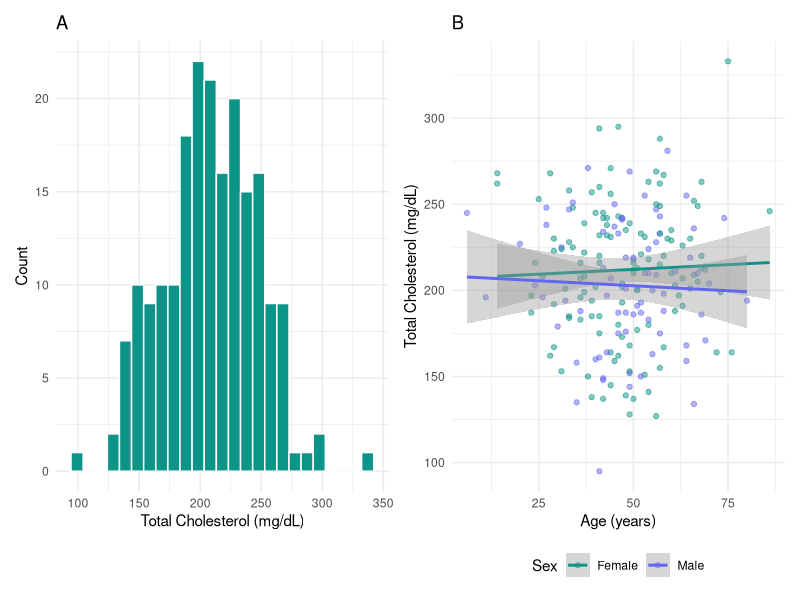
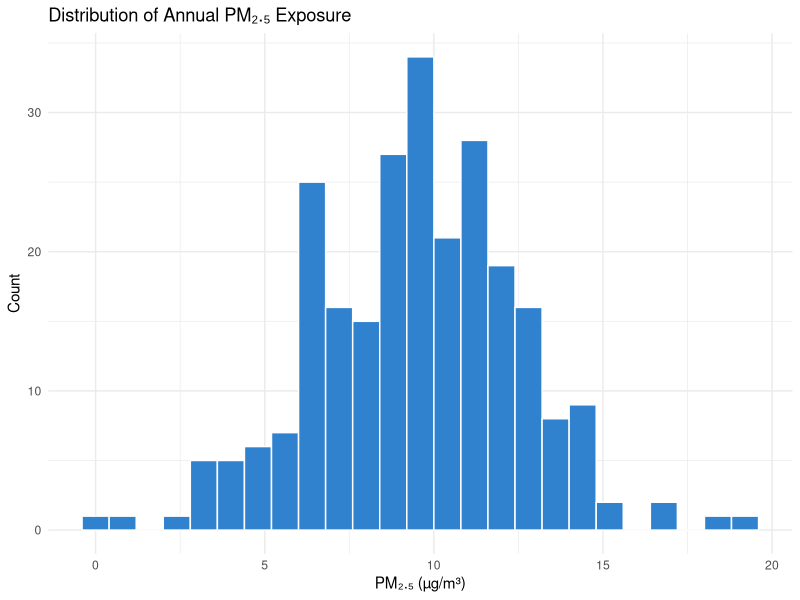
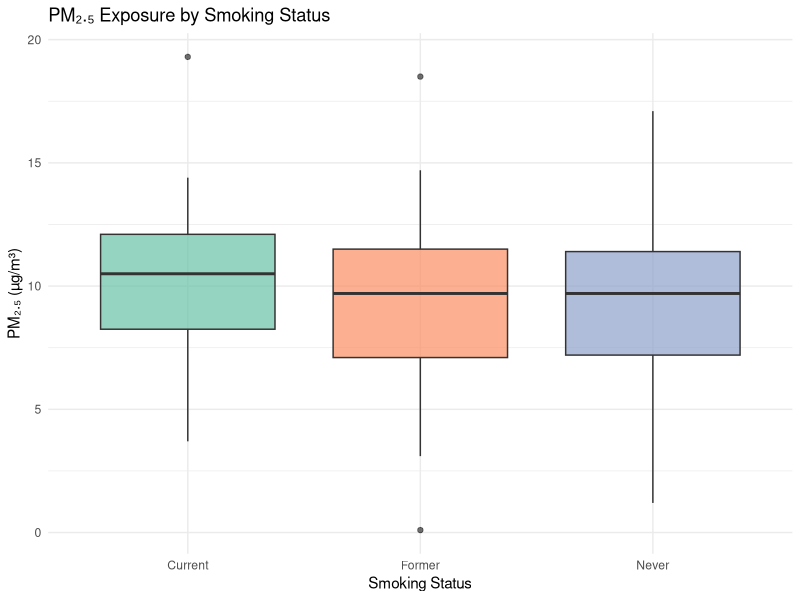
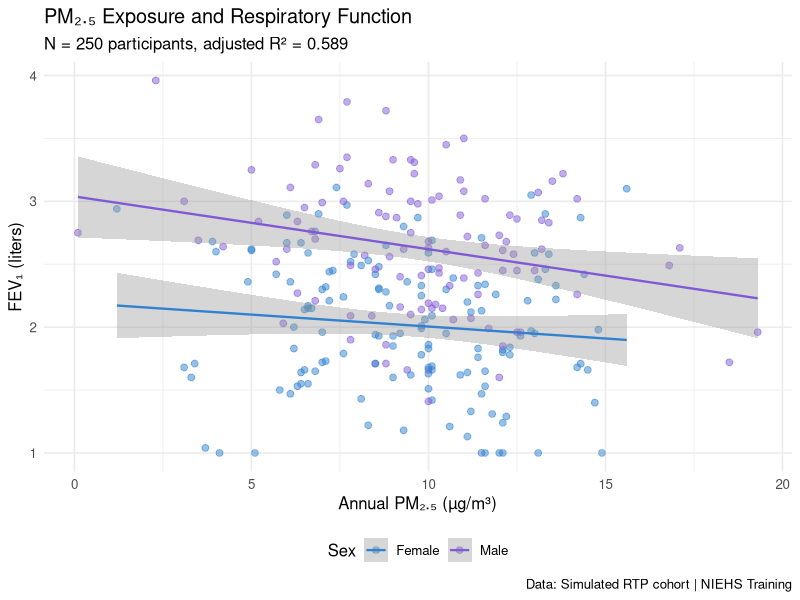

These figures' R source, in order:
## ---- chunk 1
knitr::opts_chunk$set(echo = TRUE, message = FALSE, warning = FALSE)
library(tidyverse)
library(knitr)
library(kableExtra)
library(broom)
## ---- chunk 2
chemicals <- c("PFOA", "PFOS", "PFNA", "PFHxS", "GenX")
half_life_years <- c(3.8, 5.4, 2.5, 8.5, NA)

data.frame(
  Chemical = chemicals,
  `Half-life (years)` = half_life_years,
  check.names = FALSE
)
## ---- chunk 3
set.seed(123)
bpa_data <- data.frame(
  participant_id = 1:80,
  bpa_concentration = round(rlnorm(80, meanlog = 0.5, sdlog = 0.9), 2),
  age_group = sample(c("18-39", "40-59", "60+"), 80, replace = TRUE)
)

reference_dose <- 5.0

n_total <- nrow(bpa_data)
mean_bpa <- round(mean(bpa_data$bpa_concentration), 2)
median_bpa <- round(median(bpa_data$bpa_concentration), 2)
pct_above <- round(mean(bpa_data$bpa_concentration > reference_dose) * 100, 1)
max_bpa <- round(max(bpa_data$bpa_concentration), 2)
## ---- chunk 4
# Recreate the participants data from Module 3
set.seed(42)
participants <- data.frame(
  ID = paste0("NIEHS-", sprintf("%04d", 1:50)),
  Age = round(rnorm(50, 45, 12)),
  Sex = sample(c("Female", "Male"), 50, replace = TRUE),
  BMI = round(rnorm(50, 27, 4.5), 1),
  PFOA_ng_mL = round(rlnorm(50, 1.2, 0.8), 2),
  PFOS_ng_mL = round(rlnorm(50, 1.5, 0.7), 2),
  Site = sample(c("RTP", "Durham", "Chapel Hill"), 50, replace = TRUE)
)

# Step 1: Summarize the data
summary_table <- participants %>%
  group_by(Sex) %>%
  summarise(
    N = n(),
    `Mean Age` = round(mean(Age), 1),
    `SD Age` = round(sd(Age), 1),
    `Mean BMI` = round(mean(BMI), 1),
    `SD BMI` = round(sd(BMI), 1),
    `Mean PFOA (ng/mL)` = round(mean(PFOA_ng_mL), 2),
    `SD PFOA` = round(sd(PFOA_ng_mL), 2),
    `Mean PFOS (ng/mL)` = round(mean(PFOS_ng_mL), 2),
    `SD PFOS` = round(sd(PFOS_ng_mL), 2)
  )

# Step 2: Display with kable
summary_table %>%
  kable(caption = "Table 1. Participant Characteristics by Sex") %>%
  kable_styling(
    bootstrap_options = c("striped", "hover"),
    full_width = FALSE
  ) %>%
  add_header_above(c(" " = 2, "Age" = 2, "BMI" = 2, "PFOA" = 2, "PFOS" = 2))
## ---- chunk 5
library(patchwork)

# Recreate biomarker data from Module 4
set.seed(42)
n <- 200
biomarker_data <- data.frame(
  age = round(rnorm(n, 48, 14)),
  sex = sample(c("Female", "Male"), n, replace = TRUE, prob = c(0.55, 0.45)),
  pfoa_serum = round(rlnorm(n, 0.8, 0.9), 2),
  cholesterol = round(rnorm(n, 210, 38)),
  site = sample(c("RTP", "Durham", "Chapel Hill"), n, replace = TRUE)
)

panel_a <- ggplot(biomarker_data, aes(x = cholesterol)) +
  geom_histogram(fill = "#0D9488", color = "white", bins = 25) +
  labs(title = "A",
       x = "Total Cholesterol (mg/dL)",
       y = "Count") +
  theme_minimal()

panel_b <- ggplot(biomarker_data, aes(x = age, y = cholesterol, color = sex)) +
  geom_point(alpha = 0.5, size = 1.5) +
  geom_smooth(method = "lm", se = TRUE) +
  scale_color_manual(values = c("Female" = "#0D9488", "Male" = "#6366F1")) +
  labs(title = "B",
       x = "Age (years)",
       y = "Total Cholesterol (mg/dL)",
       color = "Sex") +
  theme_minimal() +
  theme(legend.position = "bottom")

panel_a + panel_b
## ---- chunk 6
set.seed(42)
n <- 250

study_data <- data.frame(
  participant_id = paste0("RTP-", sprintf("%04d", 1:n)),
  age = round(rnorm(n, mean = 52, sd = 14)),
  sex = sample(c("Female", "Male"), n, replace = TRUE, prob = c(0.54, 0.46)),
  bmi = round(rnorm(n, mean = 28.1, sd = 5.2), 1),
  smoking_status = sample(c("Never", "Former", "Current"), n,
                          replace = TRUE, prob = c(0.50, 0.30, 0.20)),
  pm25_annual = round(rnorm(n, mean = 9.5, sd = 2.8), 1),
  fev1_liters = NA
)

study_data$fev1_liters <- round(
  3.8 - 0.025 * study_data$age - 0.04 * study_data$pm25_annual +
    ifelse(study_data$sex == "Male", 0.6, 0) -
    ifelse(study_data$smoking_status == "Current", 0.35,
           ifelse(study_data$smoking_status == "Former", 0.15, 0)) +
    rnorm(n, 0, 0.4), 2)
study_data$fev1_liters <- pmax(study_data$fev1_liters, 1.0)
study_data$age <- pmax(study_data$age, 25)

# Pre-compute values for inline code
n_total <- nrow(study_data)
pct_female <- round(mean(study_data$sex == "Female") * 100, 1)
age_range <- range(study_data$age)
mean_age <- round(mean(study_data$age), 1)
## ---- chunk 7
desc_table <- study_data %>%
  group_by(sex) %>%
  summarise(
    N = n(),
    `Mean Age (yr)` = round(mean(age), 1),
    `SD Age` = round(sd(age), 1),
    `Mean BMI (kg/m²)` = round(mean(bmi), 1),
    `SD BMI` = round(sd(bmi), 1),
    `Mean PM₂.₅ (µg/m³)` = round(mean(pm25_annual), 1),
    `SD PM₂.₅` = round(sd(pm25_annual), 1),
    `Mean FEV₁ (L)` = round(mean(fev1_liters), 2),
    `SD FEV₁` = round(sd(fev1_liters), 2)
  )

desc_table %>%
  kable(caption = "Table 1. Participant Characteristics by Sex") %>%
  kable_styling(bootstrap_options = c("striped", "hover"), full_width = FALSE) %>%
  add_header_above(c(" " = 2, "Age" = 2, "BMI" = 2, "PM₂.₅" = 2, "FEV₁" = 2))
## ---- chunk 8
ggplot(study_data, aes(x = pm25_annual)) +
  geom_histogram(fill = "#3182CE", color = "white", bins = 25) +
  labs(title = "Distribution of Annual PM₂.₅ Exposure",
       x = "PM₂.₅ (µg/m³)",
       y = "Count") +
  theme_minimal()
## ---- chunk 9
ggplot(study_data, aes(x = smoking_status, y = pm25_annual,
                        fill = smoking_status)) +
  geom_boxplot(alpha = 0.7) +
  scale_fill_brewer(palette = "Set2") +
  labs(title = "PM₂.₅ Exposure by Smoking Status",
       x = "Smoking Status",
       y = "PM₂.₅ (µg/m³)") +
  theme_minimal() +
  theme(legend.position = "none")
## ---- chunk 10
model <- lm(fev1_liters ~ pm25_annual + age + sex + smoking_status,
            data = study_data)

model_results <- tidy(model, conf.int = TRUE) %>%
  mutate(across(where(is.numeric), ~round(., 4)))

model_results %>%
  kable(
    col.names = c("Term", "Estimate", "SE", "Statistic",
                  "P-value", "Lower 95% CI", "Upper 95% CI"),
    caption = "Table 2. Linear Regression Results: FEV₁ ~ PM₂.₅ + Covariates"
  ) %>%
  kable_styling(bootstrap_options = c("striped", "hover"), full_width = FALSE)

# Extract PM2.5 coefficient for inline code
pm25_coef <- model_results %>% filter(term == "pm25_annual")
pm25_beta <- pm25_coef$estimate
pm25_p <- pm25_coef$p.value
pm25_sig <- ifelse(pm25_p < 0.05, "statistically significant", "not statistically significant")
## ---- chunk 11
ggplot(study_data, aes(x = pm25_annual, y = fev1_liters, color = sex)) +
  geom_point(alpha = 0.5, size = 2) +
  geom_smooth(method = "lm", se = TRUE, linewidth = 0.8) +
  scale_color_manual(values = c("Female" = "#3182CE", "Male" = "#805AD5")) +
  labs(
    title = "PM₂.₅ Exposure and Respiratory Function",
    subtitle = paste("N =", n_total, "participants, adjusted R² =",
                     round(summary(model)$adj.r.squared, 3)),
    x = "Annual PM₂.₅ (µg/m³)",
    y = "FEV₁ (liters)",
    color = "Sex",
    caption = "Data: Simulated RTP cohort | NIEHS Training"
  ) +
  theme_minimal(base_size = 12) +
  theme(legend.position = "bottom")
## ---- chunk 12
sessionInfo()
